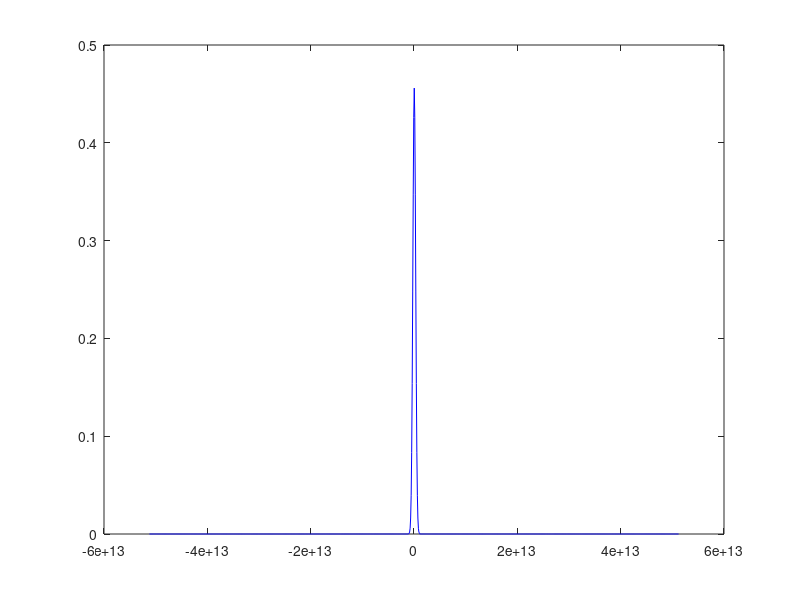
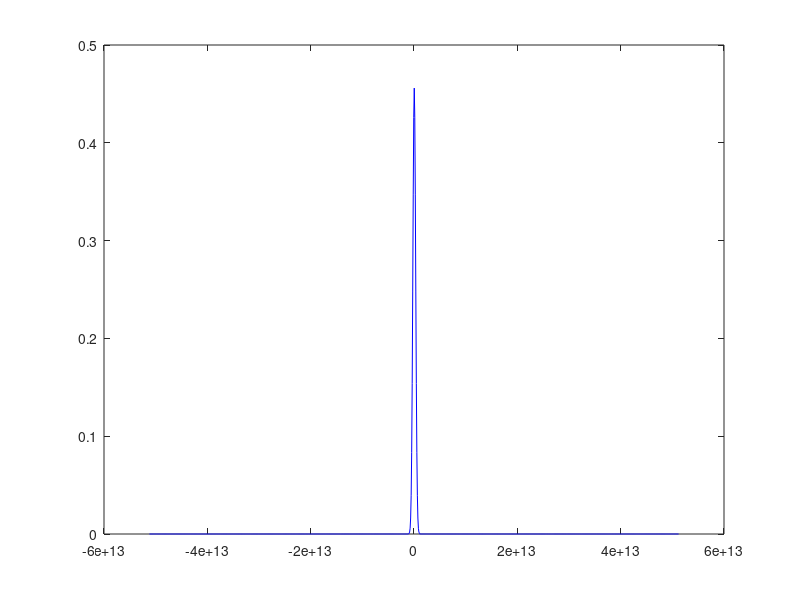
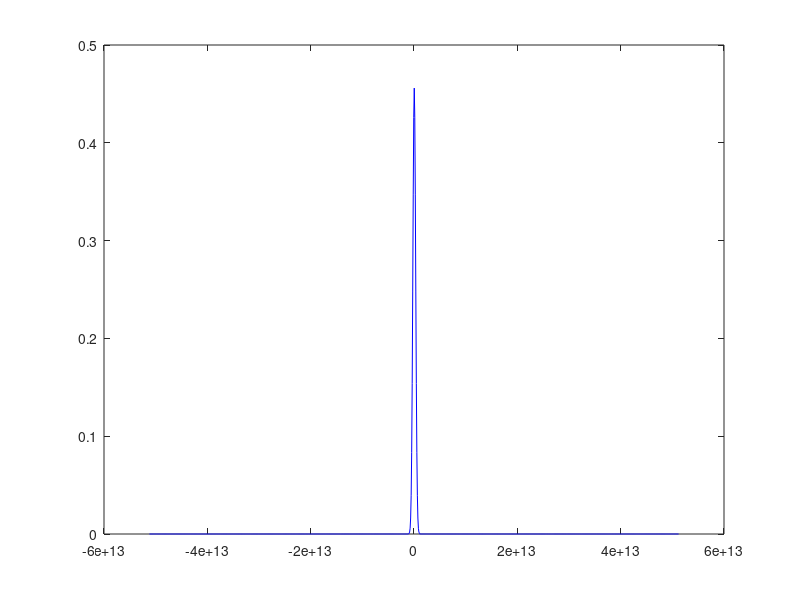
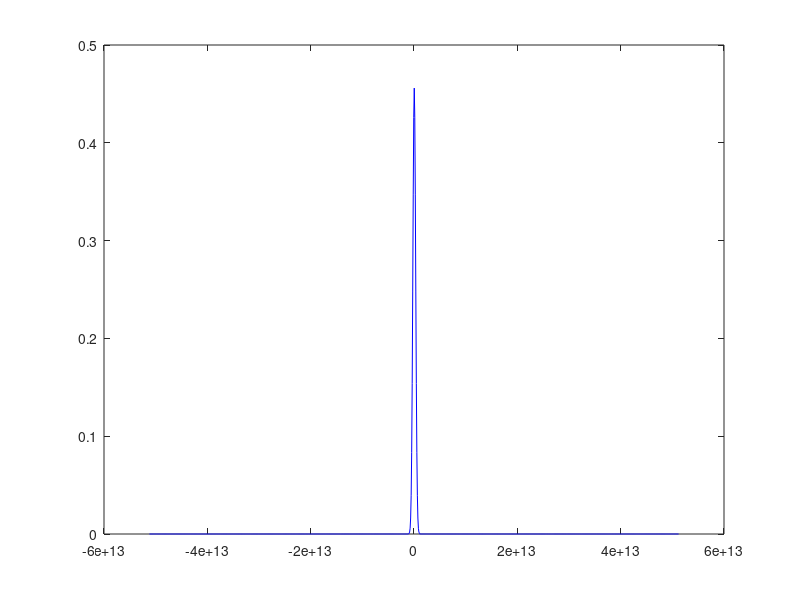

Recreate these plots in MATLAB, in order. (Note: this script raises an error after producing the figures.)
clear all;
close all;

% generating gaussian pulse 
fs = 100e+9; %sampling frequency 100GHz
L = 500; % Length of signal
sigma = 10e-10; % Pulse duration 1ns
variance=sigma^2;
NFFT = 1024;
T = 1/fs;
t = (-L/2:L/2)*T; % Time base
t0 = max(t)/2; % Used to centering the pulse
Egauss = 1/(sqrt(2*pi*variance))*(exp(-2*log(2)*(t).^2/(sigma)^2));
sign_power_in = 0;
for i = 1:L
    sign_power_in = sign_power_in + Egauss(i)^2;
end
signp = sign_power_in;


iter = 1;
total_bits = 6*iter;

snr_c = [0];
%%
for snr_bit = 1:length(snr_c)
    err_bits = 0;
    for bit = 1:iter

        num_bit=6;%number of bit
        data=randint(1,num_bit);%random bit generation (1 or 0)
        s(bit,:)=2*data-1;%conversion of data for BPSK modulation
        noiseEner = signp/(10^(snr_c(snr_bit)/10));        % energy of noise to be added
        noiseVar = noiseEner/2;     % variance of noise to be added
        noiseStd = sqrt(noiseVar); 
        noise = noiseStd*(randn(6,NFFT)+1j*randn(6,NFFT)); 
        noise = noise';


        for i = 1:num_bit
            inp(i,:) = s(bit,i).*Egauss;
            temp_plot = inp(i,:);
%             figure(i);
%             plot(t,temp_plot/norm(temp_plot),'b');
%             hold on
        end

        % fft of gaussian pulse
        freq = fs*linspace(-NFFT/2,NFFT/2,NFFT);
        for i = 1:NFFT
            omega(i) = 2*pi*freq(i)/NFFT;
            delay(i) = exp(-1j*omega(i)*(5e-10));
        end 
        for i = 1:num_bit
            X(i,:) = fft(inp(i,:),NFFT);
            for fu = 1:NFFT/2
                X_wrp(i,NFFT/2+fu) = (X(i,fu));
            end
            for fu = NFFT/2+1:NFFT
                X_wrp(i,fu-NFFT/2) = (X(i,fu));
            end
            figure(i);
            plot(freq,abs(X_wrp(i,:))/norm(X_wrp(i,:)),'b');
            hold on
        end


        % passing gaussian through fiber
        %taking inverse fourier tranform of output

        load('Momega.mat');
        

        %for r = 1:length(SNR_c)
            for i = 1:NFFT
                %for z = 1:num_bit
                X_out(i,:) = X(:,i)'*M_omega(:,:,i);
                %end
                %X_out1(i,:) = awgn(X_out(i,:),-20);
                X_out1(i,:) = X_out(i,:)+noise(i,:);


            end

            df = fs/NFFT;
            dw = 2*pi*df;
            dt = 1./fs;
            t1 = NFFT*dt;
            t_axis = (-t1/2+dt:dt:t1/2);

            % using convulated propogation matrix to recover gaussian pulse
            load('convres.mat');

            for p = 1:NFFT
                %for q = 1:6
                rec_out_conv1(p,:) = X_out1(p,:)*inv(M_omega(:,:,p));
                rec_out_conv = rec_out_conv1';
                %end
            end

            for q = 1:num_bit 

                for o = 1:NFFT
                    rec_res_conv(o) = rec_out_conv(q,o);
                end
                %rec_res_conv = awgn(rec_res_conv,10);
                rec_out_fin_conv = (ifft(rec_res_conv));
                for rupal = 1:501
                    final(rupal) = rec_out_fin_conv(rupal);
                end
                a = conv(final, Egauss);
                if real(a(501)) < 0
                    b(bit,q) = -1 ;
                else
                    b(bit,q) = +1;
                end

                if b(bit,q) ~= s(bit,q)
                    err_bits = err_bits + 1;
                end


%                 figure(q);
%                 hold on
%                 plot(t_axis,((rec_out_fin_conv))/norm(abs(rec_out_fin_conv)), 'k');
%                 legend('input', 'pro_input', 'n_prop', 'n_prop_in', 'out', 'conv_out');
%                 hold off
            end
    end
    BER(snr_bit) = err_bits/total_bits
end

semilogy(snr_c,BER);
xlabel('SNR (in dB)');
ylabel('BER');
